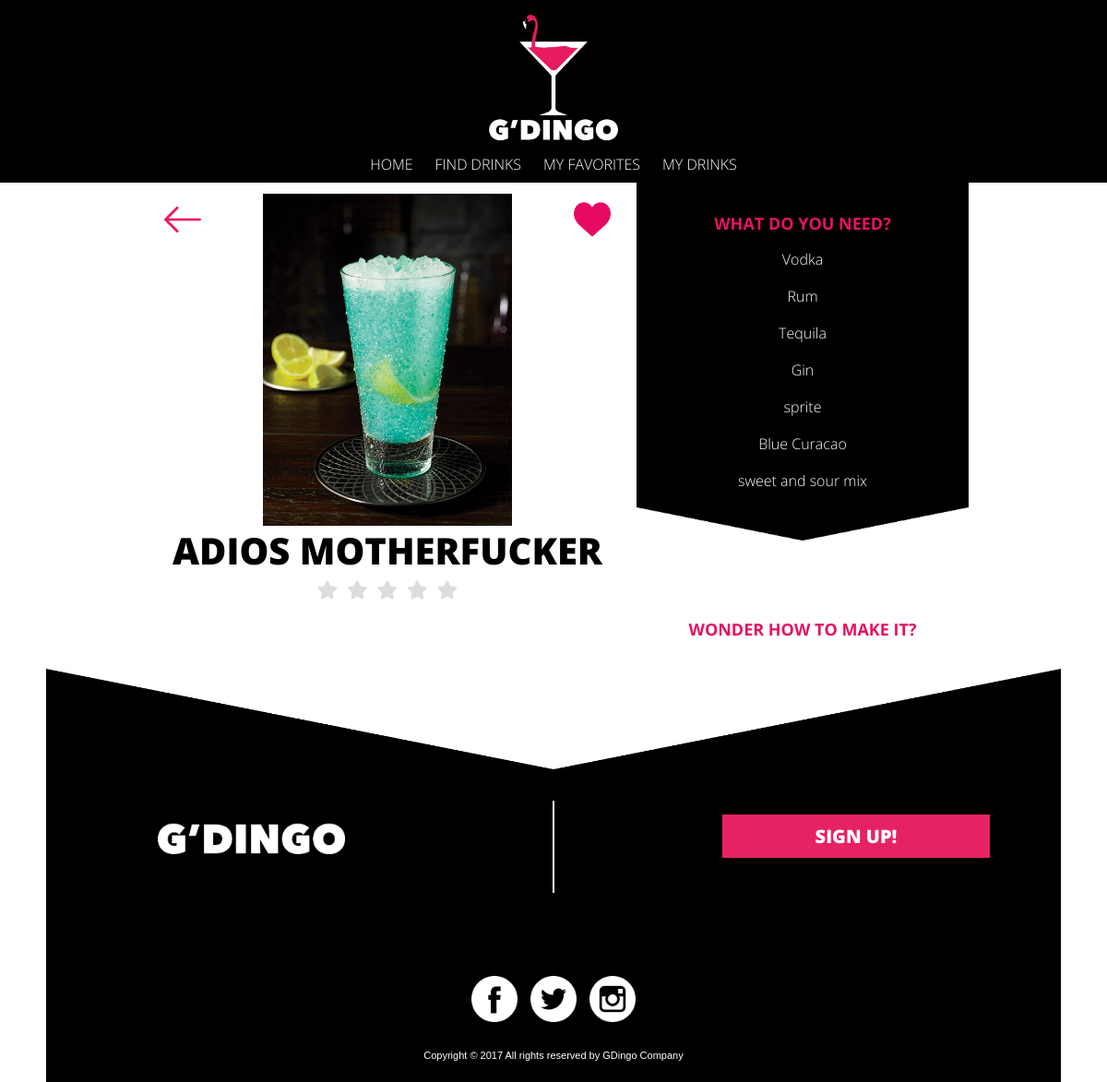
Page /drinkbase.php?DrinkId=3 on the committed database.
### tables this page shows
CREATE TABLE `Drinks` (
  `DrinkId` int(11) NOT NULL,
  `DrinkName` varchar(255) NOT NULL,
  `DrinkAuthor` varchar(255) NOT NULL,
  `DrinkPicture` varchar(255) NOT NULL,
  `DrinkReceipt` text NOT NULL
);

### drinkbase.php (the view, shortened to what this page needs)
<?php include 'config.php';?>
<?php
	$DrinkId = trim($_GET['DrinkId']);
	@ $db = new mysqli($dbserver, $dbuser, $dbpass, $dbname);
	$query = " SELECT Drinks.DrinkId, Drinks.DrinkName, Drinks.DrinkAuthor, Drinks.DrinkPicture, Ingredients.IngId, Ingredients.NameIng, Favo.DrinkSaved, members.username FROM Drinks
		JOIN DrinksIng ON Drinks.DrinkId = DrinksIng.DrinkId
		JOIN Ingredients ON Ingredients.IngId = DrinksIng.IngId
		JOIN Favo ON Favo.DrinkId= Drinks.DrinkId
		JOIN members ON Favo.username = members.username
		WHERE Drinks.DrinkId=$DrinkId";
	$stmt = $db->prepare($query);
	$stmt->bind_result($DrinkId, $DrinkName, $DrinkAuthor, $DrinkPicture, $IngId, $NameIng, $DrinkSaved, $username );
	$stmt->execute();
	$alling=array();
	while ($stmt->fetch()) {
		array_push($alling,$NameIng);
	}
?>
<!Doctype html>
<html>
	<head>
	</head>
	<body>
	<div id="pageContainer">
	<?php include 'header.php';?>
		<div class='container'>
			<div class="drinkside">
				<div class='side'>
		    		<?php
		    			echo "<img class='drinkimage' src=Images/DrinkPictures/$DrinkPicture>";
		    		?>
	    		</div>
	    		<div class="heart">
					<?php
						if ($DrinkSaved == 0){
							echo '<a href="AddFav.php?DrinkId=' . urlencode($DrinkId) . '"><img class="knapp" src="Images/like.png"></a>';
						}
						else if ($DrinkSaved == 1){
							echo '<a href="RemoveFav.php?DrinkId=' . urlencode($DrinkId) . '"><img class="knapp" src="Images/like2.png"></a>';
						}
					?>
				</div>
				<div  class="back">
					<a href="#" onClick="history.go(-1);return true;"><img class="knapp" src="Images/left-arrow.png"></a>
				</div>
				<h3><?php echo $DrinkName; ?></h3>
			<div id="rating">
				<fieldset id='demo1' class="rating">
                        <label class = "full" for="star5" title="Awesome - 5 stars"></label>
                        <label class = "full" for="star4" title="Pretty good - 4 stars"></label>
                        <label class = "full" for="star3" title="Meh - 3 stars"></label>
                        <label class = "full" for="star2" title="Kinda bad - 2 stars"></label>
                        <label class = "full" for="star1" title="Sucks big time - 1 star"></label>
                    </fieldset>
			</div>
			</div>
			<div class='maincontent'>
				<div class='ingrblack'>
					<h4>What do you need? </h4>
					<ul><?php foreach($alling as $value){
		    			echo "<li>" . $value . "</li><br>";} ?>
		    		</ul>
		    	</div>
		    	<div class='receipt'>
		    		<img src="Images/tri-3svart.png" class="tri">
			    	<h4>Wonder how to make it? </h4>
		    	</div>
    		</div>
		</div>
	</div>
	<?php include 'footer.php';?>
	</body>
</html>

### header.php (style rules this page uses)
body { margin:0; }
@media (min-width: 600px) { body { margin: 0 auto; } }

### rating.php (style rules this page uses)
fieldset, label { margin: 0; padding: 0; }
body { margin: 20px; }
.rating { border: none; }
.rating > label:before { margin: 5px; font-size: 1.25em; font-family: FontAwesome; display: inline-block; content: "\f005"; }
.rating > label { color: #ddd; float: right; }

### footer.php (style rules this page uses)
body { margin: 0 auto; }
.tri { width:100%; background-size: 100%; z-index: -1; margin-bottom: 40px; }

### drinkbase.php (style rules this page uses)
#demo1 { text-align: center; }
#rating { width: 65%; overflow: hidden; }
body { margin: 0 auto; }
#pageContainer { background-color: #000; margin: 0 auto; }
.container { padding-top:150px; margin: 0 auto; text-align: center; max-width: 900px; }
.drinkside { position: relative; float:left; width:100%; text-align: center; margin-bottom: 20px; }
h3 { font-family: 'open sans',helvetica; font-weight: 800; text-transform: uppercase; font-size: 40px; color:black; margin:0; line-height: 45px; margin-bottom: 5px; text-align: center; }
h4 { padding-top:20px; font-family: 'open sans',helvetica; text-transform: uppercase; font-size: 18px; color:black; margin:0; line-height: 45px; margin-bottom: 5px; color:#E61262; text-align:center; }
.ingrblack { background-color:black; color:white; padding-top: 0px; }
.receipt { margin: 0; }
.maincontent { float:right; width:100%; margin-left:20px; box-sizing: border-box; }
.side { margin-top:15px; }
.drinkimage { width:50%; }
li { font-family: 'open sans',helvetica; font-weight: 300; list-style: none; padding:0; }
ul { text-decoration: none; margin:0; text-align:center; padding:0; }
.tri, .tri1 { width:100%; margin:0; padding:0; }
.heart { background: white; width: 20px; height: 20px; border-radius: 20px; padding:8px; position:absolute; right:40px; top:0px; }
.back { width: 20px; height: 20px; border-radius: 20px; padding:8px; position:absolute; left:20px; top:0px; }
.knapp { width: 40px; }
@media (min-width: 600px) { .heart, .back, .side { margin-top: 60px; } }
@media (min-width: 600px) { .drinkside { float:left; width:60%; text-align: center; margin-bottom: 20px; display: inline; margin: 0 auto; } }
@media (min-width: 600px) { .maincontent { float:left; width:40%; display: inline; margin: 0 auto; } }
@media (min-width: 600px) { h4 { padding-top:70px; } }

### rows in the picture
drinks: DrinkPicture (picture), DrinkName "ADIOS MOTHERFUCKER"

### other values in the picture
$value "Vodka"
$value "Rum"
$value "Tequila"
$value "Gin"
$value "sprite"
$value "Blue Curacao"
$value "sweet and sour mix"
